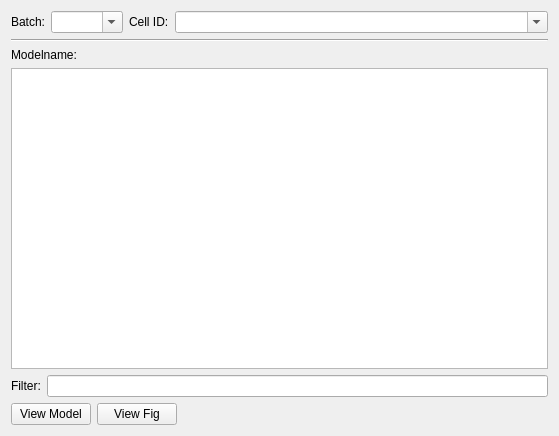
<?xml version="1.0" encoding="UTF-8"?>
<ui version="4.0">
 <class>Browser</class>
 <widget class="QWidget" name="Browser">
  <property name="geometry">
   <rect>
    <x>0</x>
    <y>0</y>
    <width>559</width>
    <height>436</height>
   </rect>
  </property>
  <property name="windowTitle">
   <string>DB Browser</string>
  </property>
  <layout class="QVBoxLayout" name="verticalLayout">
   <item>
    <layout class="QHBoxLayout" name="horizontalLayout_2">
     <item>
      <widget class="QLabel" name="label">
       <property name="minimumSize">
        <size>
         <width>0</width>
         <height>0</height>
        </size>
       </property>
       <property name="text">
        <string>Batch:</string>
       </property>
      </widget>
     </item>
     <item>
      <widget class="ExtendedComboBox" name="comboBoxBatches">
       <property name="sizePolicy">
        <sizepolicy hsizetype="Preferred" vsizetype="Fixed">
         <horstretch>0</horstretch>
         <verstretch>0</verstretch>
        </sizepolicy>
       </property>
       <property name="minimumSize">
        <size>
         <width>50</width>
         <height>0</height>
        </size>
       </property>
       <property name="editable">
        <bool>true</bool>
       </property>
      </widget>
     </item>
     <item>
      <widget class="QLabel" name="label_2">
       <property name="minimumSize">
        <size>
         <width>0</width>
         <height>0</height>
        </size>
       </property>
       <property name="text">
        <string>Cell ID:</string>
       </property>
      </widget>
     </item>
     <item>
      <widget class="ExtendedComboBox" name="comboBoxCells">
       <property name="sizePolicy">
        <sizepolicy hsizetype="Preferred" vsizetype="Fixed">
         <horstretch>1</horstretch>
         <verstretch>0</verstretch>
        </sizepolicy>
       </property>
       <property name="editable">
        <bool>true</bool>
       </property>
       <property name="insertPolicy">
        <enum>QComboBox::NoInsert</enum>
       </property>
      </widget>
     </item>
    </layout>
   </item>
   <item>
    <widget class="Line" name="line">
     <property name="orientation">
      <enum>Qt::Horizontal</enum>
     </property>
    </widget>
   </item>
   <item>
    <widget class="QLabel" name="label_3">
     <property name="text">
      <string>Modelname:</string>
     </property>
    </widget>
   </item>
   <item>
    <widget class="QListView" name="listViewModelnames">
     <property name="sizePolicy">
      <sizepolicy hsizetype="Expanding" vsizetype="Expanding">
       <horstretch>0</horstretch>
       <verstretch>0</verstretch>
      </sizepolicy>
     </property>
    </widget>
   </item>
   <item>
    <layout class="QHBoxLayout" name="horizontalLayout_3">
     <item>
      <widget class="QLabel" name="label_4">
       <property name="text">
        <string>Filter:</string>
       </property>
      </widget>
     </item>
     <item>
      <widget class="QLineEdit" name="lineEditModelFilter"/>
     </item>
    </layout>
   </item>
   <item>
    <layout class="QHBoxLayout" name="horizontalLayout">
     <item>
      <widget class="QPushButton" name="pushButtonViewModel">
       <property name="text">
        <string>View Model</string>
       </property>
      </widget>
     </item>
     <item>
      <widget class="QPushButton" name="pushButtonViewFig">
       <property name="text">
        <string>View Fig</string>
       </property>
      </widget>
     </item>
     <item>
      <spacer name="horizontalSpacer">
       <property name="orientation">
        <enum>Qt::Horizontal</enum>
       </property>
       <property name="sizeHint" stdset="0">
        <size>
         <width>40</width>
         <height>20</height>
        </size>
       </property>
      </spacer>
     </item>
    </layout>
   </item>
  </layout>
 </widget>
 <customwidgets>
  <customwidget>
   <class>ExtendedComboBox</class>
   <extends>QComboBox</extends>
   <header>ui_promoted</header>
  </customwidget>
 </customwidgets>
 <resources/>
 <connections/>
</ui>
